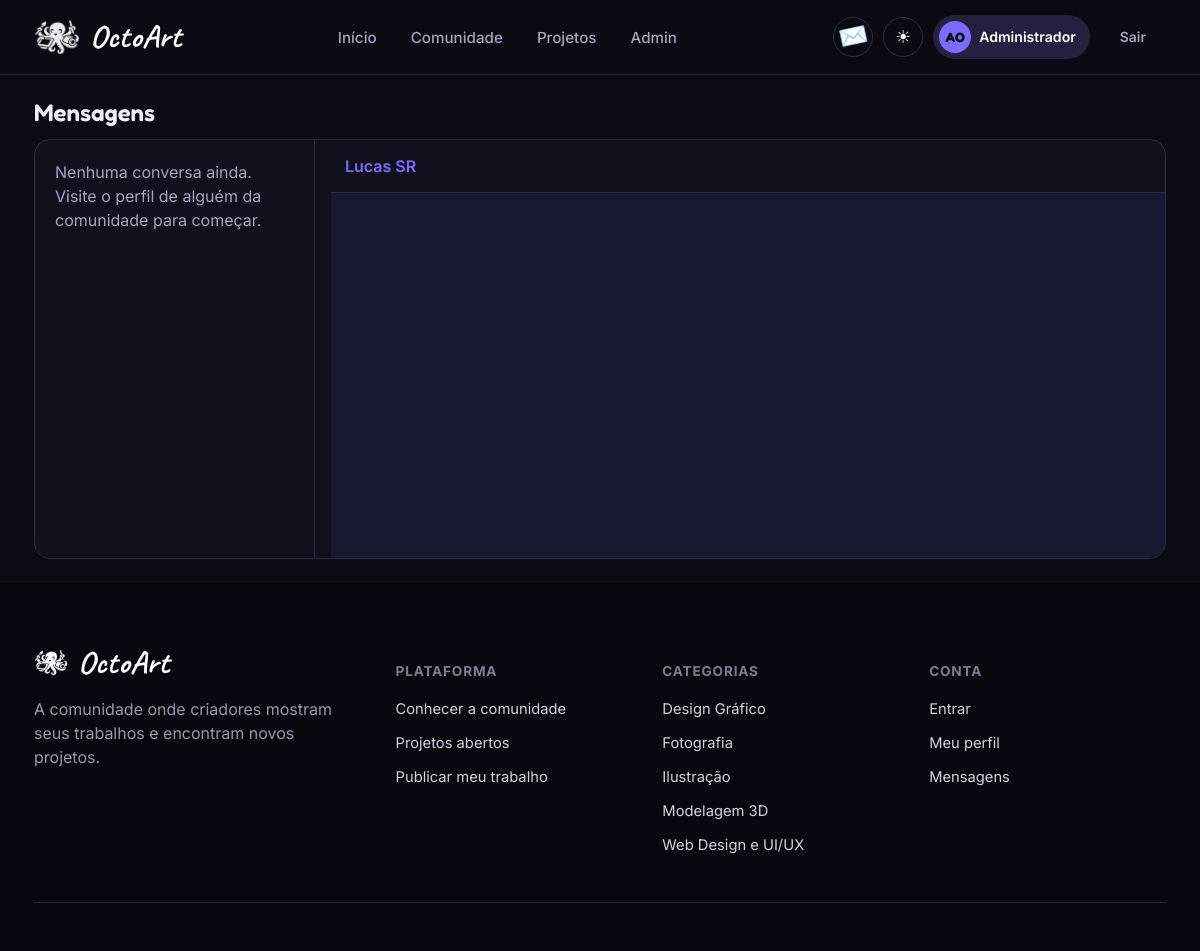
The app's page /mensagens.php?com=10 (signed in) with its own data.
### tables this page shows
CREATE TABLE `usuarios` (
  `id_usuario` int(11) NOT NULL,
  `nome` varchar(100) NOT NULL,
  `email` varchar(150) NOT NULL,
  `senha` varchar(255) NOT NULL,
  `tipo` enum('artista','cliente','ambos','admin') NOT NULL DEFAULT 'ambos',
  `telefone` varchar(30) DEFAULT NULL,
  `foto_perfil` varchar(512) DEFAULT NULL,
  `data_cadastro` datetime DEFAULT current_timestamp(),
  `ultimo_acesso` datetime DEFAULT NULL,
  `status` enum('ativo','inativo','suspenso') DEFAULT 'ativo',
  `verificado` tinyint(4) DEFAULT 0,
  `email_verificado` tinyint(4) NOT NULL DEFAULT 0,
  `token_verificacao` varchar(64) DEFAULT NULL,
  `token_reset` varchar(64) DEFAULT NULL,
  `token_reset_exp` datetime DEFAULT NULL,
  `dois_fatores` tinyint(4) NOT NULL DEFAULT 0,
  `codigo_2fa` varchar(10) DEFAULT NULL,
  `codigo_2fa_exp` datetime DEFAULT NULL,
  `google_id` varchar(80) DEFAULT NULL
);

CREATE TABLE `categorias` (
  `id_categoria` int(11) NOT NULL,
  `nome` varchar(80) NOT NULL,
  `descricao` text DEFAULT NULL
);

### config/db.php (called while the page is built, shortened)
<?php
function db(): PDO {
    static $pdo = null;
    if ($pdo === null) {
        $dsn = 'mysql:host=' . DB_HOST . ';dbname=' . DB_NAME . ';charset=' . DB_CHARSET;
        $pdo = new PDO($dsn, DB_USER, DB_PASS, [
            PDO::ATTR_ERRMODE => PDO::ERRMODE_EXCEPTION,
            PDO::ATTR_DEFAULT_FETCH_MODE => PDO::FETCH_ASSOC,
        ]);
    }
    return $pdo;
}
function h(?string $s): string {
    return htmlspecialchars((string)$s, ENT_QUOTES, 'UTF-8');
}
function initials(string $nome): string {
    $parts = preg_split('/\s+/', trim($nome));
    $i = '';
    foreach (array_slice($parts, 0, 2) as $p) {
        $i .= mb_strtoupper(mb_substr($p, 0, 1));
    }
    return $i ?: '?';
}

### includes/auth.php (called while the page is built, shortened)
<?php
require_once __DIR__ . '/../config/db.php';
function current_user(): ?array {
    static $cache = null;
    if ($cache !== null) return $cache;
    $st = db()->prepare('SELECT * FROM usuarios WHERE id_usuario = ? AND status = "ativo"');
    $st->execute([$_SESSION['id_usuario']]);
    $cache = $st->fetch() ?: null;
    return $cache;
}
function require_login(): array {
    $u = current_user();
    return $u;
}
function is_admin(?array $u = null): bool {
    $u = $u ?? current_user();
    return $u && ($u['tipo'] === 'admin');
}

### mensagens.php (the view, shortened to what this page needs)
<?php
require_once __DIR__ . '/includes/auth.php';
$user = require_login();
$com = isset($_GET['com']) ? (int)$_GET['com'] : 0;
$outro = null;
if ($com) {
    $st = db()->prepare("SELECT * FROM usuarios WHERE id_usuario=?");
    $st->execute([$com]);
    $outro = $st->fetch() ?: null;
}
$parceiros = [];
$active = 'mensagens';
require __DIR__ . '/includes/header.php';
?>
<div class="wrap" style="padding:24px">
  <h2>Mensagens</h2>
  <div style="display:grid;grid-template-columns:280px 1fr;gap:16px;min-height:420px;background:var(--white);border:1.5px solid var(--grey-300);border-radius:16px;overflow:hidden;margin-top:12px">
    <div style="border-right:1px solid var(--grey-300);overflow:auto">
      <?php if (!$parceiros): ?>
        <p class="muted" style="padding:20px">Nenhuma conversa ainda. Visite o perfil de alguém da comunidade para começar.</p>
      <?php endif; ?>
    </div>
    <div style="display:flex;flex-direction:column">
      <div style="padding:14px;border-bottom:1px solid var(--grey-300);font-weight:600;color:var(--blue)">
        <?= $outro ? h($outro['nome']) : 'Selecione uma conversa' ?>
      </div>
      <div class="messages-chat-body" style="flex:1;overflow:auto;padding:18px 22px;display:flex;flex-direction:column;gap:10px;background:var(--grey-100);align-items:flex-start;">
      </div>
    </div>
  </div>
</div>
<?php require __DIR__ . '/includes/footer.php'; ?>

### includes/header.php (shortened to what this page needs)
<?php
require_once __DIR__ . '/auth.php';
$u = current_user();
$active = $active ?? '';
$theme = $_COOKIE['octoart_theme'] ?? 'dark';
$app_base = rtrim(str_replace('\\','/',dirname($_SERVER['SCRIPT_NAME'] ?? '/')), '/') . '/';
?>
<!DOCTYPE html>
<html lang="pt-BR" class="<?= $theme === 'dark' ? 'dark' : '' ?>">
  <head>
<link rel="stylesheet" href="<?= h($app_base) ?>assets/css/style.css?v=<?= file_exists(__DIR__ . '/../assets/css/style.css') ? filemtime(__DIR__ . '/../assets/css/style.css') : time() ?>">
<link rel="stylesheet" href="<?= h($app_base) ?>assets/css/feed.css?v=<?= file_exists(__DIR__ . '/../assets/css/feed.css') ? filemtime(__DIR__ . '/../assets/css/feed.css') : time() ?>">
</head>
<body>
<nav class="nav">
  <div class="wrap">
    <a class="brand" href="index.php">
      <img src="<?= h($app_base) ?>assets/img/<?= $theme === 'dark' ? 'perfil-noite.png' : 'perfil.png' ?>" alt="OctoArt" class="mascot-img">
      <span>OctoArt</span>
    </a>
    <ul class="nav-links" id="navLinks">
      <li><a href="index.php" class="<?= $active==='inicio'?'active':'' ?>">Início</a></li>
      <li><a href="explorar.php?tipo=artistas" class="<?= $active==='artistas'?'active':'' ?>">Comunidade</a></li>
      <li><a href="explorar.php?tipo=projetos" class="<?= $active==='projetos'?'active':'' ?>">Projetos</a></li>
      <?php if ($u): ?>
        <?php if (is_admin($u)): ?>
          <li><a href="admin.php" class="<?= $active==='admin'?'active':'' ?>">Admin</a></li>
        <?php else: ?>
          <li><a href="mensagens.php" class="<?= $active==='mensagens'?'active':'' ?>">Mensagens</a></li>
          <?php endif; ?>
      <?php endif; ?>
    </ul>
    <div class="nav-actions">
      <?php if ($u):
      ?>
        <a href="notificacoes.php" class="notification-nav <?= $active==='notificacoes'?'active':'' ?>" aria-label="Notificações" title="Notificações">
          <span class="notification-bell">✉️</span>
        </a>
      <?php endif; ?>
      <button class="theme-toggle" type="button" id="themeToggle" title="Alternar tema"><?= $theme==='dark'?'☀︎︎':'☾' ?></button>
      <?php if ($u): ?>
        <a href="<?= is_admin($u) ? 'admin.php' : 'dashboard.php' ?>" class="avatar-btn" title="Minha conta">
          <?php if (!empty($u['foto_perfil'])): ?>
            <span class="avatar-circle" style="background-image:url('<?= h(media_url($u['foto_perfil'])) ?>');background-size:cover;background-position:center"></span>
          <?php else: ?>
            <span class="avatar-circle"><?= h(initials($u['nome'])) ?></span>
          <?php endif; ?>
          <span style="font-size:.88rem;font-weight:600"><?= h(explode(' ', $u['nome'])[0]) ?></span>
        </a>
        <a href="logout.php" class="btn btn-ghost btn-sm">Sair</a>
      <?php else: ?>
        <a href="login.php" class="btn btn-ghost btn-sm">Entrar</a>
        <a href="login.php?cadastro=1" class="btn btn-primary btn-sm">Criar conta</a>
      <?php endif; ?>
    </div>
  </div>
</nav>

### includes/footer.php (shortened to what this page needs)
<?php
$cats = [];
try {
    $cats = db()->query('SELECT * FROM categorias ORDER BY nome LIMIT 5')->fetchAll();
} catch (Throwable $e) {}
?>
<footer>
  <div class="wrap">
    <div class="foot-grid">
      <div class="foot-brand">
        <a class="brand" href="index.php"><img src="<?= h($app_base ?? '') ?>assets/img/perfil.png" alt="" class="mascot-fixed foot-mascot"><span>OctoArt</span></a>
        <p>A comunidade onde criadores mostram seus trabalhos e encontram novos projetos.</p>
      </div>
      <div>
        <h5>Plataforma</h5>
        <ul>
          <li><a href="explorar.php?tipo=artistas">Conhecer a comunidade</a></li>
          <li><a href="explorar.php?tipo=projetos">Projetos abertos</a></li>
          <li><a href="login.php?cadastro=1">Publicar meu trabalho</a></li>
        </ul>
      </div>
      <div>
        <h5>Categorias</h5>
        <ul>
          <?php foreach ($cats as $c): ?>
            <li><a href="explorar.php?tipo=artistas&categoria=<?= (int)$c['id_categoria'] ?>"><?= h($c['nome']) ?></a></li>
          <?php endforeach; ?>
        </ul>
      </div>
      <div>
        <h5>Conta</h5>
        <ul>
          <li><a href="login.php">Entrar</a></li>
          <li><a href="dashboard.php">Meu perfil</a></li>
          <li><a href="mensagens.php">Mensagens</a></li>
        </ul>
      </div>
    </div>
    <div class="foot-bottom">
    </div>
  </div>
</footer>
</body>
</html>

### assets/css/feed.css (style rules this page uses)
.brand img.mascot-img { width:46px;height:46px;object-fit:contain }
.foot-mascot { width:34px;height:34px;object-fit:contain;filter:brightness(0) invert(1) }

### records on screen
usuarios: nome "AO", nome "Administrador"
usuarios: nome "Lucas SR"
categorias: nome "Design Gráfico"
categorias: nome "Fotografia"
categorias: nome "Ilustração"
categorias: nome "Modelagem 3D"
categorias: nome "Web Design e UI/UX"
